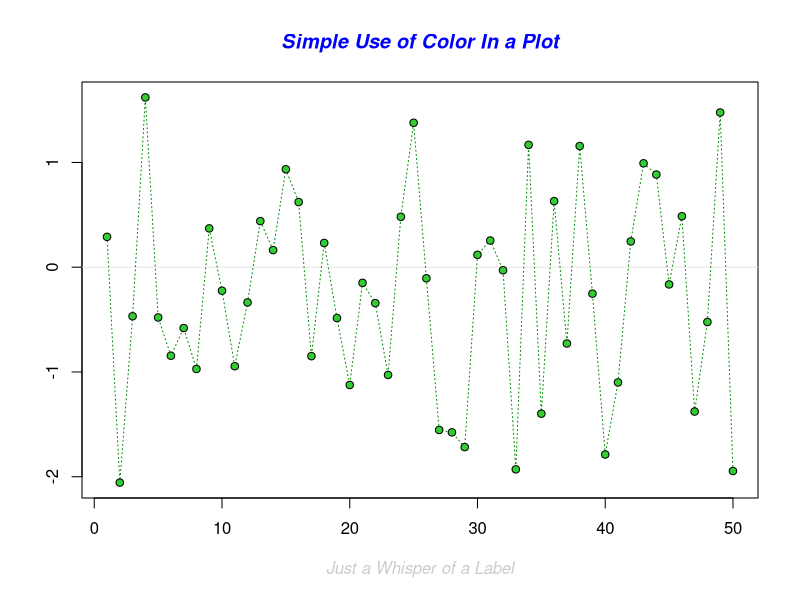
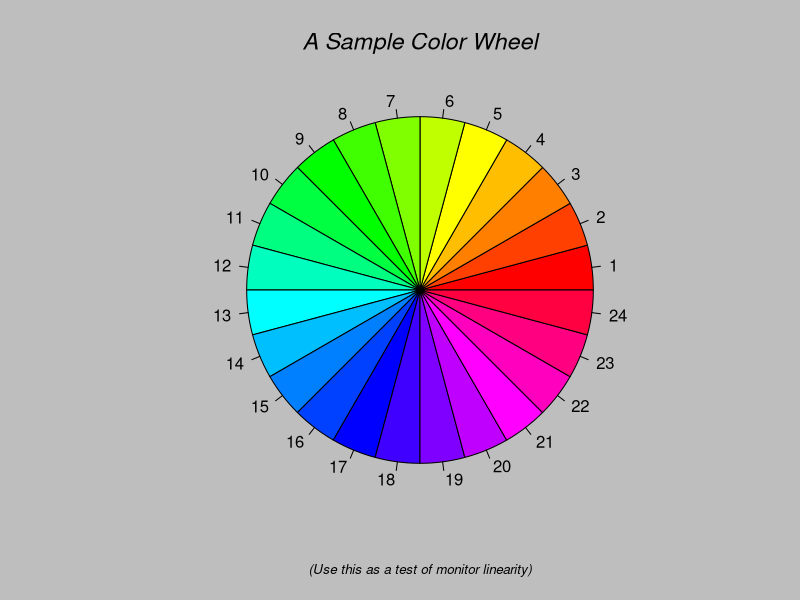
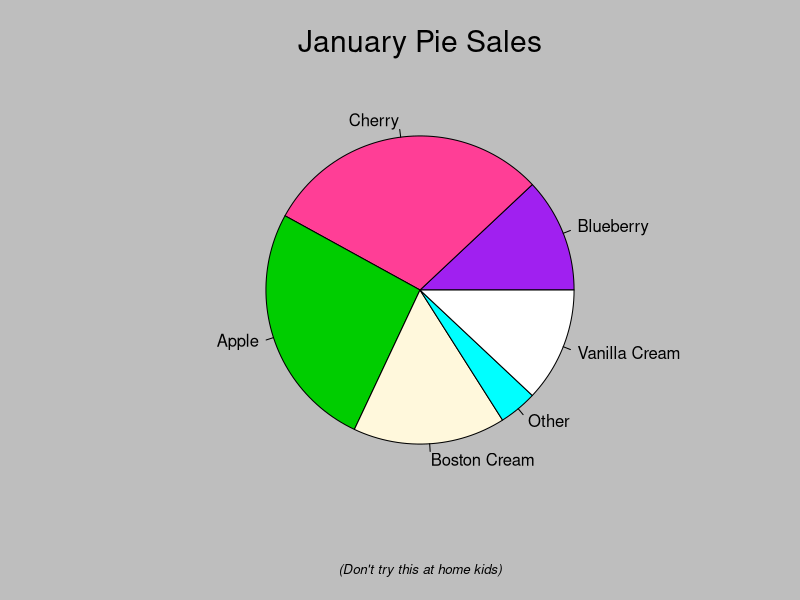
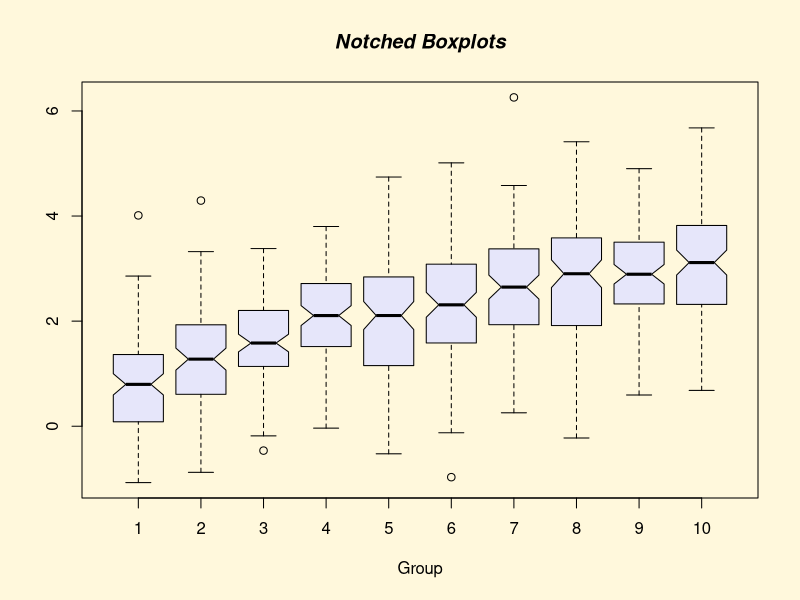
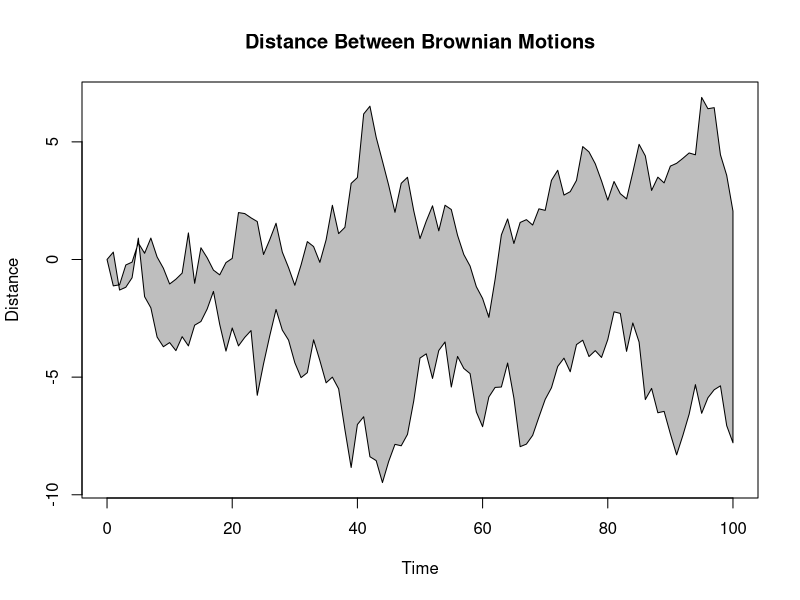
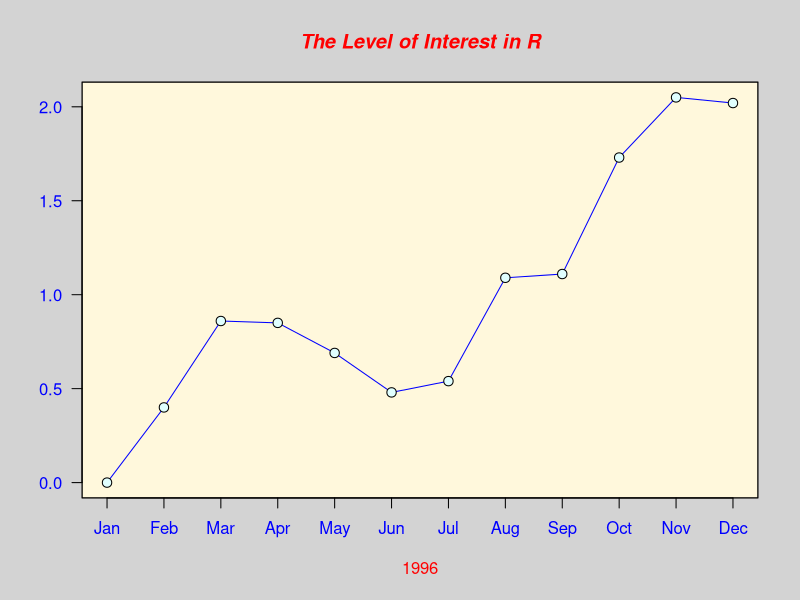
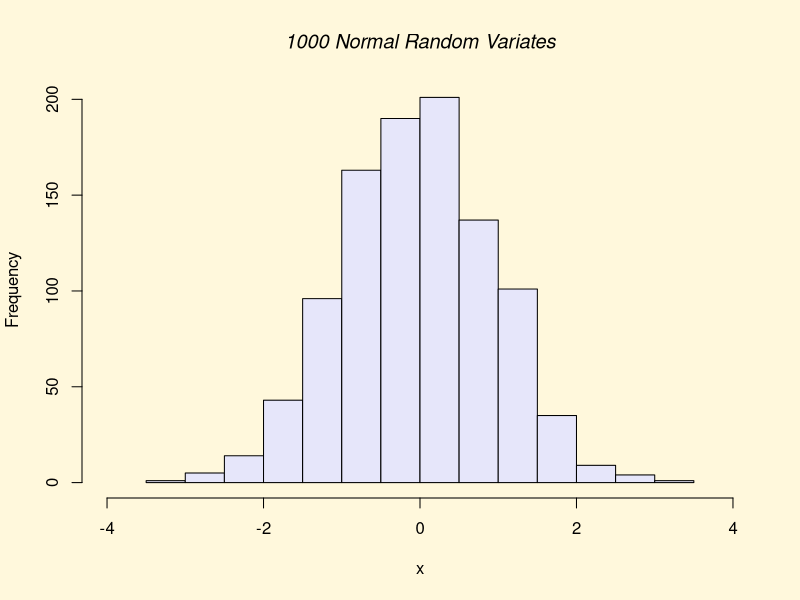
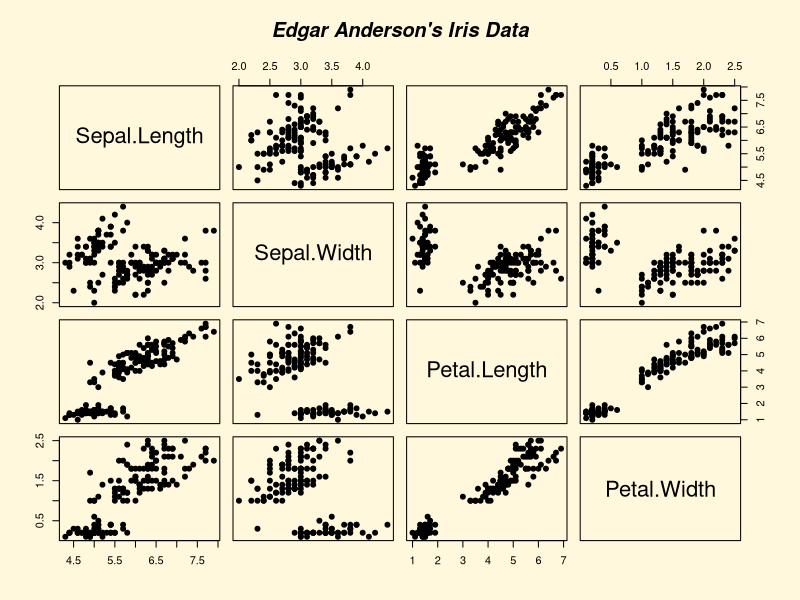

The R script that drew these images, in order:
# Introdução à Linguagem R

setwd('C:/Users/Thiago/Desktop/PosGraduacaoPUC/IntroducaoLinguagemR/Scripts')
getwd()


# Gráficos com Base Plotting System em R

# Lista de pacotes base carregados

search()

# demonstracao
demo(graphics)


# Vamos começar a plotar

x = 1:10
y = 11:20

plot(x, y)


# Vamos dar sentindo ao gráfico

peso = c(65, 78, 96, 54, 68)
altura = c(165, 170, 180, 168, 155)

plot(peso, altura)

# Utilizando um data frame built in do R

?lynx

lynx

plot(lynx)

# Vamos montar as camadas

plot(lynx, ylab='plot com legenda y')
plot(lynx, ylab='plot com legenda y', xlab='plot com legenda x')
plot(lynx, main='plot com tiulo e cor', col='blue')

library(datasets)
hist(warpbreaks$breaks)


# Parâmetros
# col - cor do plot
# lty - tipo de linha
# lwd - largura da linha
# pch - símbolo no plot
# xlab - label do eixo x
# ylab - label do eixo y
# las - como os labels dos eixos são orientados
# bg - background color
# mfrow - número de plots pode linha
# mfcool - número de plots por coluna

# funções basicas de plot

# plot() - scatterplot
# lines() - adiciona linhas ao gráfico
# points() - adiciona pontos ao gráfico
# text() - adiciona label ao gráfico
# title() - adiciona título ao gráfico

# exemplo

plot(peso, altura, pch = 3)

par(mfrow = c(1,2))
plot(x, y)
plot(peso, altura)

par(mfrow = c(1,1))

?par


# Salvando um gráfico

# png
png('grafico_png', width = 500, height = 500, res = 72)
plot(peso, altura)
dev.off()


# pdf
pdf('grafico_pdf')
plot(peso, altura)
dev.off()

# voce pode verificar as cores disponiveis
colors()
